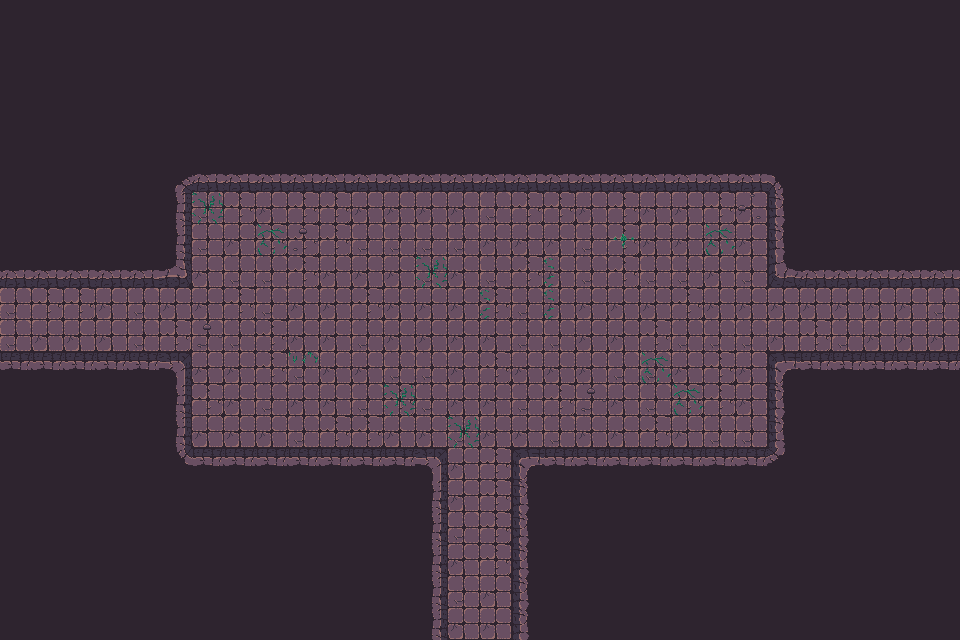

This is a level from a 2D game, rendered from its Tiled map with the project's own tilesets. A one-line summary and the complete map file follow:
An orthogonal 30x20 tile map with 32x32 px tiles, 3 tile layers (Walls, Decor, Items), 2 tilesets and 58 objects.

<map version="1.10" tiledversion="1.11.2" orientation="orthogonal" renderorder="right-down" width="30" height="20" tilewidth="32" tileheight="32" infinite="0" nextlayerid="3" nextobjectid="1">
    <tileset firstgid="1" name="Town Tileset" tilewidth="32" tileheight="32" tilecount="64" columns="8">
        <image source="../../../tiles/World H Tileset.png" trans="ff00ff" width="256" height="256" />
        <tile id="4">
            <objectgroup draworder="index" id="2">
                <object id="1" x="0" y="0" width="32" height="32" />
            </objectgroup>
        </tile>
        <tile id="5">
            <objectgroup draworder="index" id="2">
                <object id="1" x="0" y="0" width="32" height="32" />
            </objectgroup>
        </tile>
        <tile id="6">
            <objectgroup draworder="index" id="2">
                <object id="1" x="0" y="0" width="32" height="32" />
            </objectgroup>
        </tile>
        <tile id="7">
            <objectgroup draworder="index" id="2">
                <object id="1" x="0" y="0" width="32" height="32" />
            </objectgroup>
        </tile>
        <tile id="8">
            <objectgroup draworder="index" id="2">
                <object id="1" x="0" y="0" width="32" height="32" />
            </objectgroup>
        </tile>
        <tile id="10">
            <objectgroup draworder="index" id="2">
                <object id="1" x="0" y="32" width="32" height="0" />
            </objectgroup>
        </tile>
        <tile id="11">
            <objectgroup draworder="index" id="2">
                <object id="1" x="0" y="32" width="32" height="0" />
                <object id="2" x="32" y="0" width="0" height="32" />
            </objectgroup>
        </tile>
        <tile id="12">
            <objectgroup draworder="index" id="2">
                <object id="1" x="32" y="0" width="0" height="32" />
            </objectgroup>
        </tile>
        <tile id="13">
            <objectgroup draworder="index" id="2">
                <object id="1" x="0" y="32" width="32" height="0" />
                <object id="2" x="0" y="32" width="32" height="0" />
                <object id="3" x="0" y="0" width="0" height="32" />
            </objectgroup>
        </tile>
        <tile id="14">
            <objectgroup draworder="index" id="2">
                <object id="1" x="0" y="0" width="0" height="32" />
            </objectgroup>
        </tile>
        <tile id="16">
            <objectgroup draworder="index" id="2">
                <object id="1" x="0" y="0" width="32" height="32" />
            </objectgroup>
        </tile>
        <tile id="24">
            <objectgroup draworder="index" id="2">
                <object id="1" x="0" y="0" width="32" height="32" />
            </objectgroup>
        </tile>
    </tileset>
    <tileset firstgid="65" name="Dungeon Crawler Tileset" tilewidth="32" tileheight="32" tilecount="100" columns="10">
        <image source="../../../tiles/Dungeon_Tile.png" trans="" width="320" height="320" />
        <tile id="2">
            <objectgroup draworder="index" id="2">
                <object id="1" x="0" y="0" width="32" height="32" />
            </objectgroup>
        </tile>
        <tile id="3">
            <objectgroup draworder="index" id="2">
                <object id="1" x="0" y="0" width="32" height="32" />
            </objectgroup>
        </tile>
        <tile id="4">
            <objectgroup draworder="index" id="2">
                <object id="1" x="0" y="0" width="32" height="32" />
            </objectgroup>
        </tile>
        <tile id="5">
            <objectgroup draworder="index" id="2">
                <object id="1" x="0" y="0" width="32" height="32" />
            </objectgroup>
        </tile>
        <tile id="6">
            <objectgroup draworder="index" id="2">
                <object id="1" x="0" y="0" width="32" height="32" />
            </objectgroup>
        </tile>
        <tile id="8">
            <objectgroup draworder="index" id="2">
                <object id="1" x="0" y="0" width="32" height="32" />
            </objectgroup>
        </tile>
        <tile id="12">
            <objectgroup draworder="index" id="2">
                <object id="1" x="0" y="0" width="32" height="32" />
            </objectgroup>
        </tile>
        <tile id="13">
            <objectgroup draworder="index" id="2">
                <object id="1" x="0" y="0" width="32" height="32" />
            </objectgroup>
        </tile>
        <tile id="14">
            <objectgroup draworder="index" id="2">
                <object id="1" x="0" y="0" width="32" height="32" />
            </objectgroup>
        </tile>
        <tile id="15">
            <objectgroup draworder="index" id="2">
                <object id="1" x="0" y="0" width="32" height="32" />
            </objectgroup>
        </tile>
        <tile id="16">
            <objectgroup draworder="index" id="2">
                <object id="1" x="0" y="0" width="32" height="32" />
            </objectgroup>
        </tile>
        <tile id="18">
            <objectgroup draworder="index" id="2">
                <object id="1" x="0" y="0" width="32" height="32" />
            </objectgroup>
        </tile>
        <tile id="22">
            <objectgroup draworder="index" id="2">
                <object id="1" x="0" y="0" width="32" height="32" />
            </objectgroup>
        </tile>
        <tile id="23">
            <objectgroup draworder="index" id="2">
                <object id="1" x="0" y="0" width="32" height="32" />
            </objectgroup>
        </tile>
        <tile id="24">
            <objectgroup draworder="index" id="2">
                <object id="1" x="0" y="0" width="32" height="32" />
            </objectgroup>
        </tile>
        <tile id="25">
            <objectgroup draworder="index" id="2">
                <object id="1" x="0" y="0" width="32" height="32" />
            </objectgroup>
        </tile>
        <tile id="26">
            <objectgroup draworder="index" id="2">
                <object id="1" x="0" y="0" width="32" height="32" />
            </objectgroup>
        </tile>
        <tile id="28">
            <objectgroup draworder="index" id="2">
                <object id="1" x="0" y="0" width="32" height="32" />
            </objectgroup>
        </tile>
        <tile id="32">
            <objectgroup draworder="index" id="2">
                <object id="1" x="0" y="0" width="32" height="32" />
            </objectgroup>
        </tile>
        <tile id="33">
            <objectgroup draworder="index" id="2">
                <object id="1" x="0" y="0" width="32" height="32" />
            </objectgroup>
        </tile>
        <tile id="34">
            <objectgroup draworder="index" id="2">
                <object id="1" x="0" y="0" width="32" height="32" />
            </objectgroup>
        </tile>
        <tile id="35">
            <objectgroup draworder="index" id="2">
                <object id="1" x="0" y="0" width="32" height="32" />
            </objectgroup>
        </tile>
        <tile id="36">
            <objectgroup draworder="index" id="2">
                <object id="1" x="0" y="0" width="32" height="32" />
            </objectgroup>
        </tile>
        <tile id="38">
            <objectgroup draworder="index" id="2">
                <object id="1" x="0" y="0" width="32" height="32" />
            </objectgroup>
        </tile>
        <tile id="42">
            <objectgroup draworder="index" id="2">
                <object id="1" x="0" y="0" width="32" height="32" />
            </objectgroup>
        </tile>
        <tile id="43">
            <objectgroup draworder="index" id="2">
                <object id="1" x="0" y="0" width="32" height="32" />
            </objectgroup>
        </tile>
        <tile id="44">
            <objectgroup draworder="index" id="2">
                <object id="1" x="0" y="0" width="32" height="32" />
            </objectgroup>
        </tile>
        <tile id="45">
            <objectgroup draworder="index" id="2">
                <object id="1" x="0" y="0" width="32" height="32" />
            </objectgroup>
        </tile>
        <tile id="46">
            <objectgroup draworder="index" id="2">
                <object id="1" x="0" y="0" width="32" height="32" />
            </objectgroup>
        </tile>
        <tile id="48">
            <objectgroup draworder="index" id="2">
                <object id="1" x="0" y="0" width="32" height="32" />
            </objectgroup>
        </tile>
        <tile id="52">
            <objectgroup draworder="index" id="2">
                <object id="1" x="0" y="0" width="32" height="32" />
            </objectgroup>
        </tile>
        <tile id="53">
            <objectgroup draworder="index" id="2">
                <object id="1" x="0" y="0" width="32" height="32" />
            </objectgroup>
        </tile>
        <tile id="54">
            <objectgroup draworder="index" id="2">
                <object id="1" x="0" y="0" width="32" height="32" />
            </objectgroup>
        </tile>
        <tile id="55">
            <objectgroup draworder="index" id="2">
                <object id="1" x="0" y="0" width="32" height="32" />
            </objectgroup>
        </tile>
        <tile id="56">
            <objectgroup draworder="index" id="2">
                <object id="1" x="0" y="0" width="32" height="32" />
            </objectgroup>
        </tile>
        <tile id="58">
            <objectgroup draworder="index" id="2">
                <object id="1" x="0" y="0" width="32" height="32" />
            </objectgroup>
        </tile>
        <tile id="62">
            <objectgroup draworder="index" id="2">
                <object id="1" x="0" y="0" width="32" height="32" />
            </objectgroup>
        </tile>
        <tile id="63">
            <objectgroup draworder="index" id="2">
                <object id="1" x="0" y="0" width="32" height="32" />
            </objectgroup>
        </tile>
        <tile id="64">
            <objectgroup draworder="index" id="2">
                <object id="1" x="0" y="0" width="32" height="32" />
            </objectgroup>
        </tile>
        <tile id="65">
            <objectgroup draworder="index" id="2">
                <object id="1" x="0" y="0" width="32" height="32" />
            </objectgroup>
        </tile>
        <tile id="66">
            <objectgroup draworder="index" id="2">
                <object id="1" x="0" y="0" width="32" height="32" />
            </objectgroup>
        </tile>
        <tile id="68">
            <objectgroup draworder="index" id="2">
                <object id="1" x="0" y="0" width="32" height="32" />
            </objectgroup>
        </tile>
        <tile id="80">
            <objectgroup draworder="index" id="2">
                <object id="1" x="0" y="0" width="32" height="32" />
            </objectgroup>
        </tile>
    </tileset>
    <layer id="1" name="Walls" width="30" height="20">
        <data encoding="csv">
122,122,122,122,122,122,122,122,122,122,122,122,122,122,122,122,122,122,122,122,122,122,122,122,122,122,122,122,122,122,
122,122,122,122,122,122,122,122,122,122,122,122,122,122,122,122,122,122,122,122,122,122,122,122,122,122,122,122,122,122,
122,122,122,122,122,122,122,122,122,122,122,122,122,122,122,122,122,122,122,122,122,122,122,122,122,122,122,122,122,122,
122,122,122,122,122,122,122,122,122,122,122,122,122,122,122,122,122,122,122,122,122,122,122,122,122,122,122,122,122,122,
122,122,122,122,122,122,122,122,122,122,122,122,122,122,122,122,122,122,122,122,122,122,122,122,122,122,122,122,122,122,
122,122,122,122,122,67,68,68,68,68,68,68,68,68,68,68,68,68,68,68,68,68,68,68,69,122,122,122,122,122,
122,122,122,122,122,77,66,65,75,65,65,75,75,75,75,66,65,65,75,65,75,75,65,75,79,122,122,122,122,122,
122,122,122,122,122,77,66,75,65,65,65,66,66,66,66,75,75,75,66,65,75,75,75,75,79,122,122,122,122,122,
68,68,68,68,68,103,75,66,66,65,75,75,75,66,75,66,65,75,66,65,66,66,75,66,100,68,68,68,68,68,
66,65,65,75,66,75,75,65,66,75,75,65,75,75,75,65,66,75,75,75,75,65,75,75,75,75,75,75,75,66,
66,75,75,75,66,65,66,66,65,75,75,66,75,75,75,75,66,66,75,75,65,66,66,66,75,65,66,75,75,75,
88,88,88,88,88,73,75,75,65,66,75,75,66,66,75,65,75,75,75,66,66,75,65,75,70,88,88,88,88,88,
122,122,122,122,122,77,65,75,66,75,75,66,65,66,75,75,66,65,66,75,66,65,65,75,79,122,122,122,122,122,
122,122,122,122,122,77,75,75,75,66,65,65,75,75,66,75,75,66,75,75,65,75,66,66,79,122,122,122,122,122,
122,122,122,122,122,87,88,88,88,88,88,88,88,73,75,65,70,88,88,88,88,88,88,88,89,122,122,122,122,122,
122,122,122,122,122,122,122,122,122,122,122,122,122,77,75,65,79,122,122,122,122,122,122,122,122,122,122,122,122,122,
122,122,122,122,122,122,122,122,122,122,122,122,122,77,66,65,79,122,122,122,122,122,122,122,122,122,122,122,122,122,
122,122,122,122,122,122,122,122,122,122,122,122,122,77,75,65,79,122,122,122,122,122,122,122,122,122,122,122,122,122,
122,122,122,122,122,122,122,122,122,122,122,122,122,77,66,75,79,122,122,122,122,122,122,122,122,122,122,122,122,122,
122,122,122,122,122,122,122,122,122,122,122,122,122,77,75,75,79,122,122,122,122,122,122,122,122,122,122,122,122,122
        </data>
    </layer>
    <layer id="1" name="Decor" width="30" height="20">
        <data encoding="csv">
133,133,133,133,133,133,133,133,133,133,133,133,133,133,133,133,133,133,133,133,133,133,133,133,133,133,133,133,133,133,
133,133,133,133,133,133,133,133,133,133,133,133,133,133,133,133,133,133,133,133,133,133,133,133,133,133,133,133,133,133,
133,133,133,133,133,133,133,133,133,133,133,133,133,133,133,133,133,133,133,133,133,133,133,133,133,133,133,133,133,133,
133,133,133,133,133,133,133,133,133,133,133,133,133,133,133,133,133,133,133,133,133,133,133,133,133,133,133,133,133,133,
133,133,133,133,133,133,133,133,133,133,133,133,133,133,133,133,133,133,133,133,133,133,133,133,133,133,133,133,133,133,
133,133,133,133,133,133,133,133,133,133,133,133,133,133,133,133,133,133,133,133,133,133,133,133,133,133,133,133,133,133,
133,133,133,133,133,133,125,133,133,133,133,133,133,133,133,133,133,133,133,133,133,133,133,116,133,133,133,133,133,133,
133,133,133,133,133,133,133,133,126,115,133,133,133,133,133,133,133,133,133,135,133,133,126,133,133,133,133,133,133,133,
133,133,133,133,133,133,133,133,133,133,133,133,133,125,133,133,133,139,133,133,133,133,133,133,133,133,133,133,133,133,
133,133,133,133,133,133,133,133,133,133,133,133,133,133,133,139,133,139,133,133,133,133,133,133,133,133,133,133,133,133,
133,133,133,133,133,133,115,133,133,133,133,133,133,133,133,133,133,133,133,133,133,133,133,133,133,133,133,133,133,133,
133,133,133,133,133,133,133,133,133,138,133,133,133,133,133,133,133,133,133,133,126,133,133,133,133,133,133,133,133,133,
133,133,133,133,133,133,133,133,133,133,133,133,125,133,133,133,133,133,115,133,133,126,133,133,133,133,133,133,133,133,
133,133,133,133,133,133,133,133,133,133,133,133,133,133,125,133,133,133,133,133,133,133,133,133,133,133,133,133,133,133,
133,133,133,133,133,133,133,133,133,133,133,133,133,133,133,133,133,133,133,133,133,133,133,133,133,133,133,133,133,133,
133,133,133,133,133,133,133,133,133,133,133,133,133,133,133,133,133,133,133,133,133,133,133,133,133,133,133,133,133,133,
133,133,133,133,133,133,133,133,133,133,133,133,133,133,133,133,133,133,133,133,133,133,133,133,133,133,133,133,133,133,
133,133,133,133,133,133,133,133,133,133,133,133,133,133,133,133,133,133,133,133,133,133,133,133,133,133,133,133,133,133,
133,133,133,133,133,133,133,133,133,133,133,133,133,133,133,133,133,133,133,133,133,133,133,133,133,133,133,133,133,133,
133,133,133,133,133,133,133,133,133,133,133,133,133,133,133,133,133,133,133,133,133,133,133,133,133,133,133,133,133,133
        </data>
    </layer>
    <layer id="1" name="Items" width="30" height="20">
        <data encoding="csv">
133,133,133,133,133,133,133,133,133,133,133,133,133,133,133,133,133,133,133,133,133,133,133,133,133,133,133,133,133,133,
133,133,133,133,133,133,133,133,133,133,133,133,133,133,133,133,133,133,133,133,133,133,133,133,133,133,133,133,133,133,
133,133,133,133,133,133,133,133,133,133,133,133,133,133,133,133,133,133,133,133,133,133,133,133,133,133,133,133,133,133,
133,133,133,133,133,133,133,133,133,133,133,133,133,133,133,133,133,133,133,133,133,133,133,133,133,133,133,133,133,133,
133,133,133,133,133,133,133,133,133,133,133,133,133,133,133,133,133,133,133,133,133,133,133,133,133,133,133,133,133,133,
133,133,133,133,133,133,133,133,133,133,133,133,133,133,133,133,133,133,133,133,133,133,133,133,133,133,133,133,133,133,
133,133,133,133,133,133,133,133,133,133,133,133,133,133,133,133,133,133,133,133,133,133,133,133,133,133,133,133,133,133,
133,133,133,133,133,133,133,133,133,133,133,133,133,133,133,133,133,133,133,133,133,133,133,133,133,133,133,133,133,133,
133,133,133,133,133,133,133,133,133,133,133,133,133,133,133,133,133,133,133,133,133,133,133,133,133,133,133,133,133,133,
133,133,133,133,133,133,133,133,133,133,133,133,133,133,133,133,133,133,133,133,133,133,133,133,133,133,133,133,133,133,
133,133,133,133,133,133,133,133,133,133,133,133,133,133,133,133,133,133,133,133,133,133,133,133,133,133,133,133,133,133,
133,133,133,133,133,133,133,133,133,133,133,133,133,133,133,133,133,133,133,133,133,133,133,133,133,133,133,133,133,133,
133,133,133,133,133,133,133,133,133,133,133,133,133,133,133,133,133,133,133,133,133,133,133,133,133,133,133,133,133,133,
133,133,133,133,133,133,133,133,133,133,133,133,133,133,133,133,133,133,133,133,133,133,133,133,133,133,133,133,133,133,
133,133,133,133,133,133,133,133,133,133,133,133,133,133,133,133,133,133,133,133,133,133,133,133,133,133,133,133,133,133,
133,133,133,133,133,133,133,133,133,133,133,133,133,133,133,133,133,133,133,133,133,133,133,133,133,133,133,133,133,133,
133,133,133,133,133,133,133,133,133,133,133,133,133,133,133,133,133,133,133,133,133,133,133,133,133,133,133,133,133,133,
133,133,133,133,133,133,133,133,133,133,133,133,133,133,133,133,133,133,133,133,133,133,133,133,133,133,133,133,133,133,
133,133,133,133,133,133,133,133,133,133,133,133,133,133,133,133,133,133,133,133,133,133,133,133,133,133,133,133,133,133,
133,133,133,133,133,133,133,133,133,133,133,133,133,133,133,133,133,133,133,133,133,133,133,133,133,133,133,133,133,133
        </data>
    </layer>
</map>
